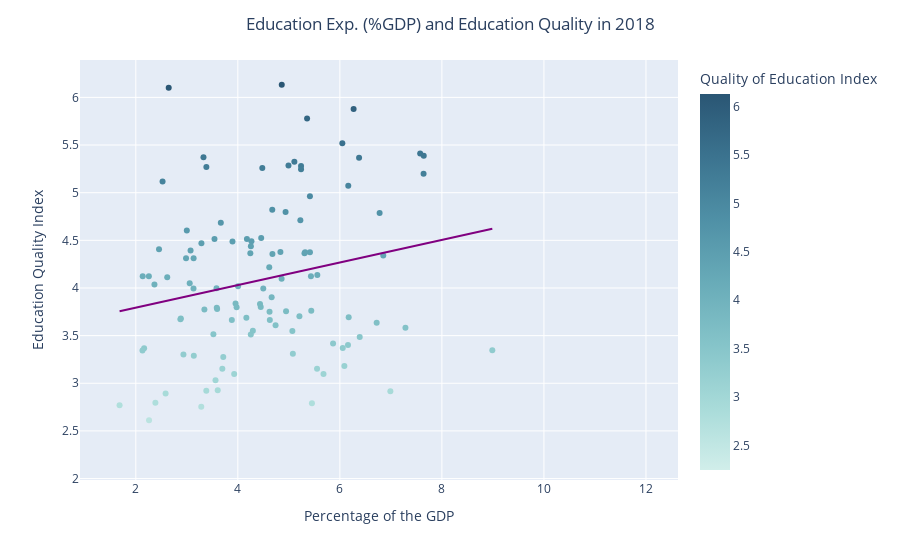

Source (notebook cell):
### Markdown cell above
In general, there is no association between the % of the GDP that is spent on education and the education quality. This is not a very promising news for countries as it suggests that there are no value from increasing the education expenditure if the objective is to increase the quality of education.

### Code cell
fig = px.scatter(data_frame=df_indicators_2018,x='edu_exp_pct_gdp',y='edu_quality_index',hover_name='country',color='edu_quality_index', trendline='ols', labels={'edu_quality_index':'Quality of Education Index'},
                 color_continuous_scale=px.colors.sequential.Teal, trendline_color_override='Purple')

#Setting the labels of the plot
fig.update_layout(
    title={
        'text': "Education Exp. (%GDP) and Education Quality in 2018",
        'x':0.5,
        'xanchor': 'center'},
    xaxis_title="Percentage of the GDP",
    yaxis_title="Education Quality Index"
)

fig.show()

### Figure 1 — Plotly figure (JSON) as saved in the notebook; plotly's stock layout.template omitted (floating-point values rounded to 4 significant figures; data arrays with more than 128 entries replaced by an {"elided": "..."} marker saying what was removed)
{"data": [{"hovertemplate": "<b>%{hovertext}</b><br><br>edu_exp_pct_gdp=%{x}<br>Quality of Education Index=%{marker.color}<extra></extra>", "hovertext": {"elided": "213 str values"}, "legendgroup": "", "marker": {"color": {"elided": "213 float values"}, "coloraxis": "coloraxis", "symbol": "circle"}, "mode": "markers", "name": "", "orientation": "v", "showlegend": false, "type": "scatter", "x": {"elided": "213 float values"}, "xaxis": "x", "y": {"elided": "213 float values"}, "yaxis": "y"}, {"hovertemplate": "<b>OLS trendline</b><br>edu_quality_index = 0.118517 * edu_exp_pct_gdp + 3.55719<br>R<sup>2</sup>=0.044718<br><br>edu_exp_pct_gdp=%{x}<br>Quality of Education Index=%{y} <b>(trend)</b><extra></extra>", "legendgroup": "", "line": {"color": "Purple"}, "marker": {"symbol": "circle"}, "mode": "lines", "name": "", "showlegend": false, "type": "scatter", "x": [1.682, 2.131, 2.135, 2.163, 2.256, 2.259, 2.365, 2.384, 2.455, 2.524, 2.584, 2.616, 2.645, 2.875, 2.883, 2.934, 2.985, 3, 3.057, 3.074, 3.131, 3.133, 3.137, 3.283, 3.286, 3.327, 3.345, 3.382, 3.383, 3.521, 3.542, 3.563, 3.582, 3.587, 3.594, 3.606, 3.666, 3.696, 3.714, 3.883, 3.895, 3.928, 3.955, 3.976, 4.004, 4.167, 4.178, 4.245, 4.254, 4.256, 4.267, 4.295, 4.434, 4.449, 4.458, 4.48, 4.499, 4.616, 4.621, 4.627, 4.663, 4.675, 4.678, 4.74, 4.835, 4.858, 4.861, 4.936, 4.946, 4.993, 5.069, 5.079, 5.108, 5.207, 5.225, 5.239, 5.239, 5.306, 5.319, 5.358, 5.413, 5.414, 5.433, 5.44, 5.452, 5.553, 5.558, 5.679, 5.866, 6.049, 6.056, 6.089, 6.159, 6.165, 6.173, 6.269, 6.377, 6.389, 6.721, 6.779, 6.851, 6.99, 7.285, 7.574, 7.641, 7.644, 8.988], "xaxis": "x", "y": [3.757, 3.81, 3.81, 3.814, 3.825, 3.825, 3.838, 3.84, 3.848, 3.856, 3.863, 3.867, 3.871, 3.898, 3.899, 3.905, 3.911, 3.913, 3.919, 3.921, 3.928, 3.929, 3.929, 3.946, 3.947, 3.951, 3.954, 3.958, 3.958, 3.974, 3.977, 3.979, 3.982, 3.982, 3.983, 3.985, 3.992, 3.995, 3.997, 4.017, 4.019, 4.023, 4.026, 4.028, 4.032, 4.051, 4.052, 4.06, 4.061, 4.062, 4.063, 4.066, 4.083, 4.084, 4.086, 4.088, 4.09, 4.104, 4.105, 4.106, 4.11, 4.111, 4.112, 4.119, 4.13, 4.133, 4.133, 4.142, 4.143, 4.149, 4.158, 4.159, 4.163, 4.174, 4.176, 4.178, 4.178, 4.186, 4.188, 4.192, 4.199, 4.199, 4.201, 4.202, 4.203, 4.215, 4.216, 4.23, 4.252, 4.274, 4.275, 4.279, 4.287, 4.288, 4.289, 4.3, 4.313, 4.314, 4.354, 4.361, 4.369, 4.386, 4.421, 4.455, 4.463, 4.463, 4.622], "yaxis": "y"}], "layout": {"coloraxis": {"colorbar": {"title": {"text": "Quality of Education Index"}}, "colorscale": [[0, "rgb(209, 238, 234)"], [0.1667, "rgb(168, 219, 217)"], [0.3333, "rgb(133, 196, 201)"], [0.5, "rgb(104, 171, 184)"], [0.6667, "rgb(79, 144, 166)"], [0.8333, "rgb(59, 115, 143)"], [1, "rgb(42, 86, 116)"]]}, "legend": {"tracegroupgap": 0}, "margin": {"t": 60}, "title": {"text": "Education Exp. (%GDP) and Education Quality in 2018", "x": 0.5, "xanchor": "center"}, "xaxis": {"anchor": "y", "domain": [0, 1], "title": {"text": "Percentage of the GDP"}}, "yaxis": {"anchor": "x", "domain": [0, 1], "title": {"text": "Education Quality Index"}}}}
